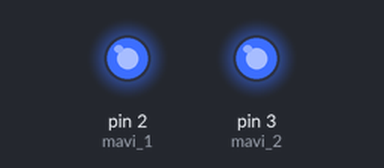
The sketch below on a simulated Arduino Uno, built with avr-gcc and run on an emulated ATmega328P. Parts: output pins drawn as LEDs (lit = HIGH).

Above: at 1.0 s.
At 3.0 s:
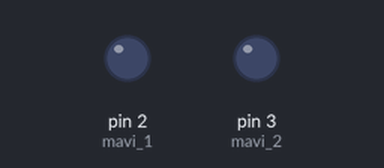
Timing chart, 0 to 5.2 s (numbered marks = the images above):
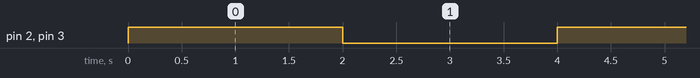

The sketch:

arduino_led_yakma_uygulamas__code.ino
```cpp
int mavi_1=2;
int mavi_2=3;

void setup() {
pinMode(mavi_1,OUTPUT);
pinMode(3,OUTPUT);
}

void loop() {
digitalWrite(mavi_1,HIGH);
digitalWrite(mavi_2,HIGH);
delay(2000);
digitalWrite(mavi_1,LOW);
digitalWrite(mavi_2,LOW);
delay(2000);


}
```

Measured:
- by itself, pin 2 (mavi_1), pin 3 (mavi_2): alternates HIGH for 2.0 s and LOW for 2.0 s
